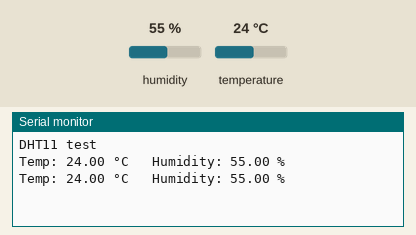
A sketch run on a simulated Arduino Mega 2560, built with avr-gcc and run on an emulated ATmega2560. Parts: the last lines printed to the serial monitor. The inputs (shaded band) are chosen by the test bench; at power-on: humidity 55 %, temperature 24 °C.

Above: at 2.8 s.
2.9 s: humidity set to 22 %
At 4.6 s:
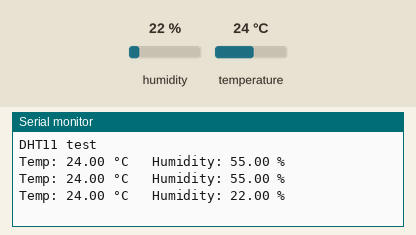
5.6 s: temperature set to 12 °C
At 7.1 s:
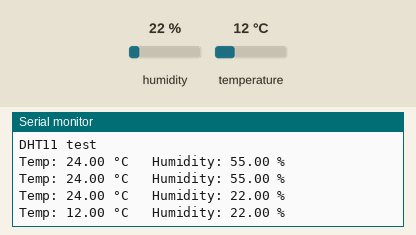
8.3 s: humidity set to 40 %
At 10.7 s:
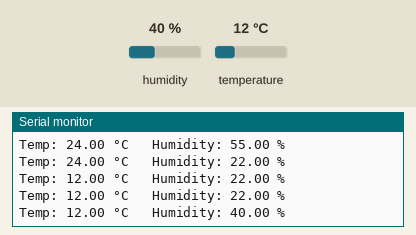
Timing chart, 0 to 12.2 s (numbered marks = the images above; inputs shaded):
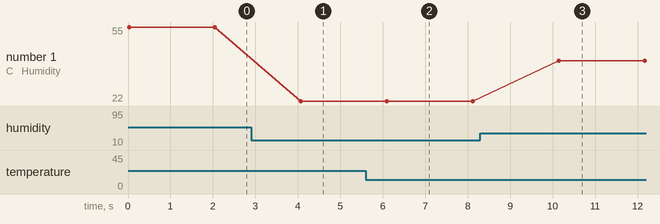

Measured:
- after the input at 2.9 s, the serial monitor: prints a new line after 1.2 s (image 1)
- after the input at 5.6 s, the serial monitor: prints a new line after 0.50 s (image 2)
- after the input at 8.3 s, the serial monitor: prints a new line after 1.8 s (image 3)
- plotted number 1: 55 → 22 after the input at 2.9 s, 22 → 40 after the input at 8.3 s

The sketch:

OLD_tempratureTest.ino
```cpp
#include <DHT.h>

#define DHTPIN 23
#define DHTTYPE DHT11

DHT dht(DHTPIN, DHTTYPE);

void setup() {
  Serial.begin(115200);
  Serial.println("DHT11 test");
  dht.begin();
}

void loop() {
  float h = dht.readHumidity();
  float t = dht.readTemperature();

  if (isnan(h) || isnan(t)) {
    Serial.println("Failed to read from DHT11!");
    delay(2000);
    return;
  }

  Serial.print("Temp: ");
  Serial.print(t);
  Serial.print(" °C   Humidity: ");
  Serial.print(h);
  Serial.println(" %");

  delay(2000);
}
```
